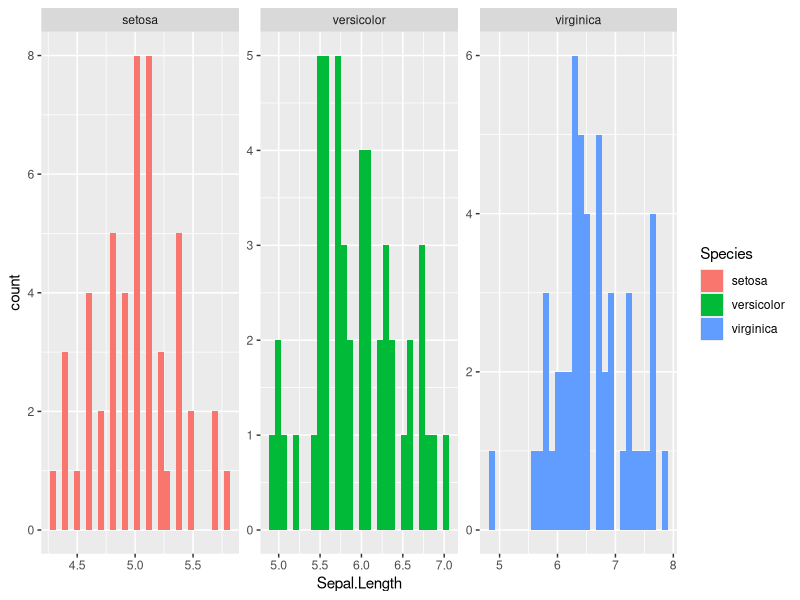
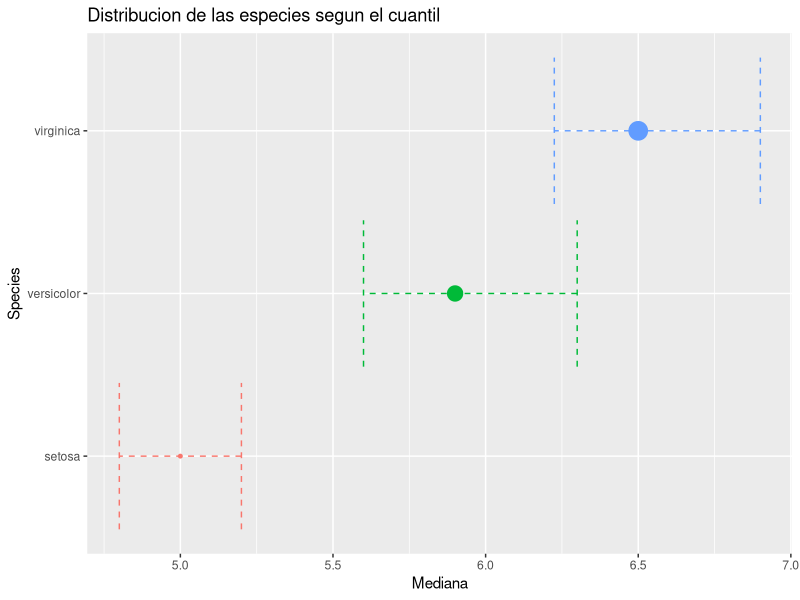
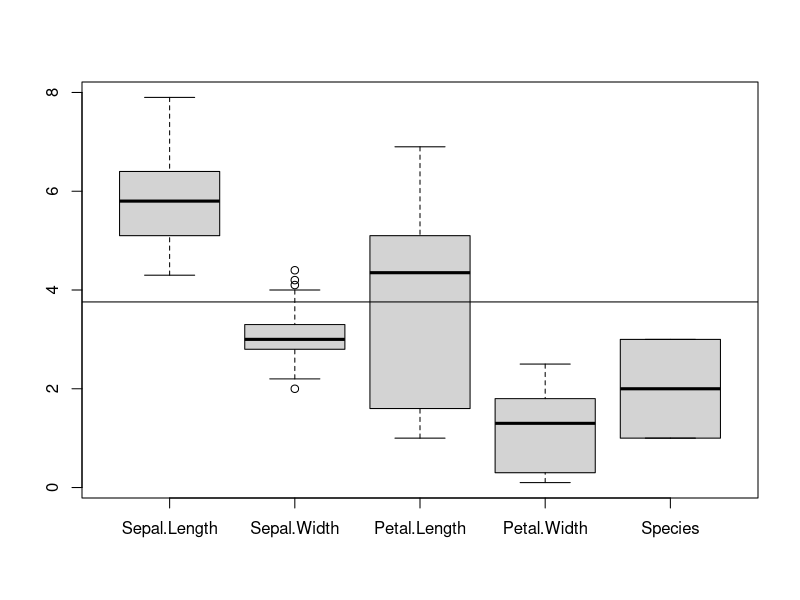

Write the R code that produced these figures, in order.
## ---- chunk 1
knitr::opts_chunk$set(echo = TRUE)
## ---- chunk 2

library(tidyverse)


## ---- chunk 3



## llamamos el dataset 
iris 
iris[1,]
iris[,1]
iris[1,2]




## pipe nos permite optimizar la forma en que escribimos

#%>%

### Eplorar la informacion 
  
glimpse(iris)

iris%>%
  glimpse()

?glimpse

head(iris)
tail(iris)

summary(iris)

?summary


## llamar por nombre $
iris$Sepal.Length
iris$Sepal.Length>6
iris[iris$Sepal.Length>6,]

##para ver los nombre
names(iris)

##estructura

str(iris)


## ---- chunk 4

iris%>%
  ggplot(aes(Sepal.Length, fill= Species))+
  geom_histogram()+
  facet_wrap(~Species, scales = "free")
  labs(title = "Datos largo del Sépalo")

  names(iris)
  
  
## ---- chunk 5

iris %>%
  group_by(Species)%>%
  summarize(Promedio=mean(Sepal.Length),
            Mediana=median(Sepal.Length),
            p25=quantile(Sepal.Length)[2],
            p75=quantile(Sepal.Length)[4])%>%
  ggplot(aes(Mediana,Species,color=Species))+
  geom_point(show.legend = FALSE,aes(size=Mediana))+
  geom_errorbar(aes(xmin=p25,xmax=p75),show.legend = FALSE, linetype = "dashed")+
  labs(title = "Distribucion de las especies segun el cuantil")
            
  

## ---- chunk 6
boxplot(iris)
abline(h = mean(iris$Petal.Length,col="red"))


## ---- chunk 7

library(skimr)

## ---- chunk 8

iris%>%
  dplyr::group_by(Species)%>%
  skim()


